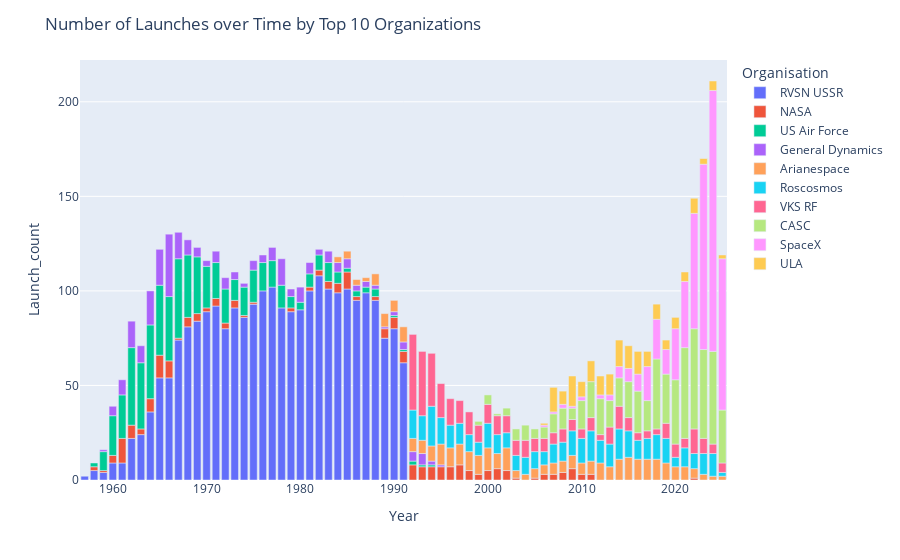

The code cell stored with this chart in its notebook:
### Code cell
fig = px.bar(launches_top10_organisations, x="Year", y="Launch_count", color="Organisation")
fig.update_layout(title="Number of Launches over Time by Top 10 Organizations")
fig.show()

### Figure 1 — Plotly figure (JSON) as saved in the notebook; plotly's stock layout.template omitted (floating-point values rounded to 4 significant figures)
{"data": [{"hovertemplate": "Organisation=RVSN USSR<br>Year=%{x}<br>Launch_count=%{y}<extra></extra>", "legendgroup": "RVSN USSR", "marker": {"color": "#636efa", "pattern": {"shape": ""}}, "name": "RVSN USSR", "orientation": "v", "showlegend": true, "textposition": "auto", "type": "bar", "x": [1957, 1958, 1959, 1960, 1961, 1962, 1963, 1964, 1965, 1966, 1967, 1968, 1969, 1970, 1971, 1972, 1973, 1974, 1975, 1976, 1977, 1978, 1979, 1980, 1981, 1982, 1983, 1984, 1985, 1986, 1987, 1988, 1989, 1990, 1991], "xaxis": "x", "y": [2, 5, 4, 9, 9, 22, 24, 36, 54, 54, 74, 81, 84, 89, 92, 80, 91, 86, 93, 100, 102, 91, 89, 90, 100, 108, 101, 99, 101, 95, 99, 95, 75, 80, 62], "yaxis": "y"}, {"hovertemplate": "Organisation=NASA<br>Year=%{x}<br>Launch_count=%{y}<extra></extra>", "legendgroup": "NASA", "marker": {"color": "#EF553B", "pattern": {"shape": ""}}, "name": "NASA", "orientation": "v", "showlegend": true, "textposition": "auto", "type": "bar", "x": [1958, 1959, 1960, 1961, 1962, 1963, 1964, 1965, 1966, 1967, 1968, 1969, 1970, 1971, 1972, 1973, 1974, 1975, 1979, 1981, 1982, 1983, 1984, 1985, 1986, 1988, 1989, 1990, 1991, 1992, 1993, 1994, 1995, 1996, 1997, 1998, 1999, 2000, 2001, 2002, 2003, 2005, 2006, 2007, 2008, 2009, 2010, 2011, 2022], "xaxis": "x", "y": [2, 1, 4, 13, 7, 3, 7, 12, 9, 1, 5, 4, 2, 4, 3, 4, 1, 1, 2, 2, 3, 4, 5, 9, 2, 2, 5, 6, 6, 8, 7, 7, 7, 7, 8, 5, 3, 5, 6, 5, 1, 1, 3, 3, 4, 6, 3, 3, 1], "yaxis": "y"}, {"hovertemplate": "Organisation=US Air Force<br>Year=%{x}<br>Launch_count=%{y}<extra></extra>", "legendgroup": "US Air Force", "marker": {"color": "#00cc96", "pattern": {"shape": ""}}, "name": "US Air Force", "orientation": "v", "showlegend": true, "textposition": "auto", "type": "bar", "x": [1958, 1959, 1960, 1961, 1962, 1963, 1964, 1965, 1966, 1967, 1968, 1969, 1970, 1971, 1972, 1973, 1974, 1975, 1976, 1977, 1978, 1979, 1980, 1981, 1982, 1983, 1984, 1985, 1986, 1987, 1988, 1990, 1991, 1992, 1993, 1994], "xaxis": "x", "y": [2, 10, 21, 23, 41, 35, 39, 37, 34, 42, 33, 30, 22, 19, 18, 11, 15, 17, 15, 14, 12, 6, 4, 7, 8, 10, 6, 2, 3, 3, 4, 1, 1, 2, 1, 1], "yaxis": "y"}, {"hovertemplate": "Organisation=General Dynamics<br>Year=%{x}<br>Launch_count=%{y}<extra></extra>", "legendgroup": "General Dynamics", "marker": {"color": "#ab63fa", "pattern": {"shape": ""}}, "name": "General Dynamics", "orientation": "v", "showlegend": true, "textposition": "auto", "type": "bar", "x": [1959, 1960, 1961, 1962, 1963, 1964, 1965, 1966, 1967, 1968, 1969, 1970, 1971, 1972, 1973, 1974, 1975, 1976, 1977, 1978, 1979, 1980, 1981, 1982, 1983, 1984, 1985, 1986, 1987, 1988, 1989, 1990, 1991, 1992, 1993, 1994, 1995], "xaxis": "x", "y": [1, 5, 8, 14, 9, 18, 19, 33, 14, 8, 5, 3, 6, 6, 4, 2, 5, 4, 7, 14, 4, 8, 6, 3, 6, 5, 5, 3, 3, 2, 1, 2, 4, 5, 6, 2, 1], "yaxis": "y"}, {"hovertemplate": "Organisation=Arianespace<br>Year=%{x}<br>Launch_count=%{y}<extra></extra>", "legendgroup": "Arianespace", "marker": {"color": "#FFA15A", "pattern": {"shape": ""}}, "name": "Arianespace", "orientation": "v", "showlegend": true, "textposition": "auto", "type": "bar", "x": [1984, 1985, 1986, 1987, 1988, 1989, 1990, 1991, 1992, 1993, 1994, 1995, 1996, 1997, 1998, 1999, 2000, 2001, 2002, 2003, 2004, 2005, 2006, 2007, 2008, 2009, 2010, 2011, 2012, 2013, 2014, 2015, 2016, 2017, 2018, 2019, 2020, 2021, 2022, 2023, 2024, 2025], "xaxis": "x", "y": [3, 4, 3, 2, 6, 7, 6, 8, 7, 7, 8, 11, 10, 11, 10, 10, 12, 8, 12, 4, 3, 5, 5, 6, 6, 7, 6, 7, 9, 7, 11, 12, 11, 11, 11, 9, 7, 7, 5, 3, 2, 2], "yaxis": "y"}, {"hovertemplate": "Organisation=Roscosmos<br>Year=%{x}<br>Launch_count=%{y}<extra></extra>", "legendgroup": "Roscosmos", "marker": {"color": "#19d3f3", "pattern": {"shape": ""}}, "name": "Roscosmos", "orientation": "v", "showlegend": true, "textposition": "auto", "type": "bar", "x": [1992, 1993, 1994, 1995, 1996, 1997, 1998, 1999, 2000, 2001, 2002, 2003, 2004, 2005, 2006, 2007, 2008, 2009, 2010, 2011, 2012, 2013, 2014, 2015, 2016, 2017, 2018, 2019, 2020, 2021, 2022, 2023, 2024, 2025], "xaxis": "x", "y": [15, 13, 21, 14, 12, 11, 9, 7, 13, 10, 8, 8, 9, 9, 7, 10, 10, 13, 13, 16, 12, 12, 16, 14, 10, 11, 13, 13, 5, 10, 8, 11, 12, 2], "yaxis": "y"}, {"hovertemplate": "Organisation=VKS RF<br>Year=%{x}<br>Launch_count=%{y}<extra></extra>", "legendgroup": "VKS RF", "marker": {"color": "#FF6692", "pattern": {"shape": ""}}, "name": "VKS RF", "orientation": "v", "showlegend": true, "textposition": "auto", "type": "bar", "x": [1992, 1993, 1994, 1995, 1996, 1997, 1998, 1999, 2000, 2001, 2002, 2003, 2004, 2005, 2006, 2007, 2008, 2009, 2010, 2011, 2012, 2013, 2014, 2015, 2016, 2017, 2018, 2019, 2020, 2021, 2022, 2023, 2024, 2025], "xaxis": "x", "y": [40, 34, 28, 18, 14, 12, 12, 9, 10, 10, 9, 8, 9, 7, 7, 6, 7, 6, 5, 7, 3, 9, 12, 7, 4, 4, 3, 8, 7, 5, 13, 8, 5, 5], "yaxis": "y"}, {"hovertemplate": "Organisation=CASC<br>Year=%{x}<br>Launch_count=%{y}<extra></extra>", "legendgroup": "CASC", "marker": {"color": "#B6E880", "pattern": {"shape": ""}}, "name": "CASC", "orientation": "v", "showlegend": true, "textposition": "auto", "type": "bar", "x": [1999, 2000, 2001, 2002, 2003, 2004, 2005, 2006, 2007, 2008, 2009, 2010, 2011, 2012, 2013, 2014, 2015, 2016, 2017, 2018, 2019, 2020, 2021, 2022, 2023, 2024, 2025], "xaxis": "x", "y": [2, 5, 1, 4, 6, 8, 5, 6, 10, 11, 6, 15, 19, 19, 14, 15, 19, 22, 16, 37, 26, 34, 48, 53, 47, 49, 28], "yaxis": "y"}, {"hovertemplate": "Organisation=SpaceX<br>Year=%{x}<br>Launch_count=%{y}<extra></extra>", "legendgroup": "SpaceX", "marker": {"color": "#FF97FF", "pattern": {"shape": ""}}, "name": "SpaceX", "orientation": "v", "showlegend": true, "textposition": "auto", "type": "bar", "x": [2006, 2007, 2008, 2009, 2010, 2012, 2013, 2014, 2015, 2016, 2017, 2018, 2019, 2020, 2021, 2022, 2023, 2024, 2025], "xaxis": "x", "y": [1, 1, 2, 1, 2, 2, 3, 6, 7, 9, 18, 21, 13, 27, 35, 61, 98, 138, 80], "yaxis": "y"}, {"hovertemplate": "Organisation=ULA<br>Year=%{x}<br>Launch_count=%{y}<extra></extra>", "legendgroup": "ULA", "marker": {"color": "#FECB52", "pattern": {"shape": ""}}, "name": "ULA", "orientation": "v", "showlegend": true, "textposition": "auto", "type": "bar", "x": [2006, 2007, 2008, 2009, 2010, 2011, 2012, 2013, 2014, 2015, 2016, 2017, 2018, 2019, 2020, 2021, 2022, 2023, 2024, 2025], "xaxis": "x", "y": [1, 13, 7, 16, 8, 11, 10, 11, 14, 12, 12, 8, 8, 5, 6, 5, 8, 3, 5, 2], "yaxis": "y"}], "layout": {"autosize": true, "barmode": "relative", "legend": {"title": {"text": "Organisation"}, "tracegroupgap": 0}, "margin": {"t": 60}, "title": {"text": "Number of Launches over Time by Top 10 Organizations"}, "xaxis": {"anchor": "y", "autorange": true, "domain": [0, 1], "range": [1956.0, 2026.0], "title": {"text": "Year"}, "type": "linear"}, "yaxis": {"anchor": "x", "autorange": true, "domain": [0, 1], "range": [0, 222.1], "title": {"text": "Launch_count"}, "type": "linear"}}}
